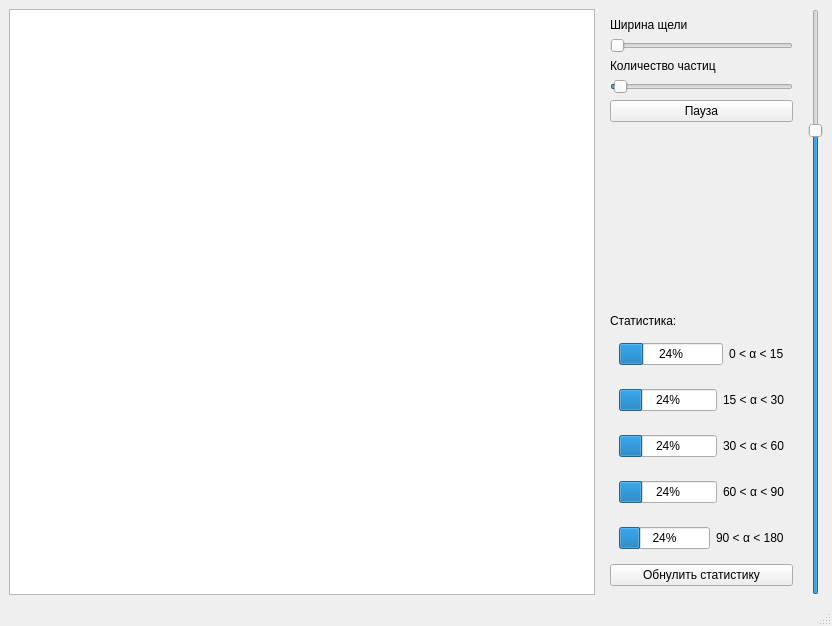
<?xml version="1.0" encoding="UTF-8"?>
<ui version="4.0">
 <class>MainWindow</class>
 <widget class="QMainWindow" name="MainWindow">
  <property name="geometry">
   <rect>
    <x>0</x>
    <y>0</y>
    <width>832</width>
    <height>626</height>
   </rect>
  </property>
  <property name="sizePolicy">
   <sizepolicy hsizetype="Preferred" vsizetype="Preferred">
    <horstretch>50</horstretch>
    <verstretch>50</verstretch>
   </sizepolicy>
  </property>
  <property name="windowTitle">
   <string>MainWindow</string>
  </property>
  <widget class="QWidget" name="centralwidget">
   <layout class="QHBoxLayout" name="horizontalLayout_2">
    <item>
     <layout class="QHBoxLayout" name="mainLayout">
      <item>
       <layout class="QVBoxLayout" name="canvasLayout">
        <item>
         <widget class="QGraphicsView" name="graphicsView"/>
        </item>
       </layout>
      </item>
      <item>
       <widget class="QWidget" name="verticalWidget" native="true">
        <property name="sizePolicy">
         <sizepolicy hsizetype="Maximum" vsizetype="Preferred">
          <horstretch>0</horstretch>
          <verstretch>0</verstretch>
         </sizepolicy>
        </property>
        <layout class="QVBoxLayout" name="panelLayout">
         <item>
          <widget class="QLabel" name="label">
           <property name="sizePolicy">
            <sizepolicy hsizetype="MinimumExpanding" vsizetype="Preferred">
             <horstretch>0</horstretch>
             <verstretch>0</verstretch>
            </sizepolicy>
           </property>
           <property name="layoutDirection">
            <enum>Qt::LeftToRight</enum>
           </property>
           <property name="frameShadow">
            <enum>QFrame::Plain</enum>
           </property>
           <property name="lineWidth">
            <number>3</number>
           </property>
           <property name="text">
            <string>Ширина щели</string>
           </property>
           <property name="textFormat">
            <enum>Qt::PlainText</enum>
           </property>
           <property name="scaledContents">
            <bool>true</bool>
           </property>
           <property name="margin">
            <number>5</number>
           </property>
          </widget>
         </item>
         <item>
          <widget class="QSlider" name="slotSlider">
           <property name="minimum">
            <number>5</number>
           </property>
           <property name="maximum">
            <number>100</number>
           </property>
           <property name="orientation">
            <enum>Qt::Horizontal</enum>
           </property>
          </widget>
         </item>
         <item>
          <widget class="QLabel" name="label_2">
           <property name="text">
            <string>Количество частиц</string>
           </property>
          </widget>
         </item>
         <item>
          <widget class="QSlider" name="countSlider">
           <property name="minimum">
            <number>1</number>
           </property>
           <property name="maximum">
            <number>200</number>
           </property>
           <property name="value">
            <number>5</number>
           </property>
           <property name="orientation">
            <enum>Qt::Horizontal</enum>
           </property>
          </widget>
         </item>
         <item>
          <widget class="QPushButton" name="pauseButton">
           <property name="text">
            <string>Пауза</string>
           </property>
          </widget>
         </item>
         <item>
          <spacer name="verticalSpacer_2">
           <property name="orientation">
            <enum>Qt::Vertical</enum>
           </property>
           <property name="sizeHint" stdset="0">
            <size>
             <width>20</width>
             <height>40</height>
            </size>
           </property>
          </spacer>
         </item>
         <item>
          <layout class="QVBoxLayout" name="verticalLayout">
           <item>
            <widget class="QLabel" name="label_8">
             <property name="text">
              <string>Статистика:</string>
             </property>
            </widget>
           </item>
           <item>
            <widget class="QWidget" name="horizontalWidget" native="true">
             <layout class="QHBoxLayout" name="horizontalLayout">
              <item>
               <widget class="QProgressBar" name="progressBar0">
                <property name="sizePolicy">
                 <sizepolicy hsizetype="Minimum" vsizetype="Fixed">
                  <horstretch>0</horstretch>
                  <verstretch>0</verstretch>
                 </sizepolicy>
                </property>
                <property name="value">
                 <number>24</number>
                </property>
               </widget>
              </item>
              <item>
               <widget class="QLabel" name="label_4">
                <property name="sizePolicy">
                 <sizepolicy hsizetype="Fixed" vsizetype="Fixed">
                  <horstretch>0</horstretch>
                  <verstretch>0</verstretch>
                 </sizepolicy>
                </property>
                <property name="text">
                 <string>0 &lt; α &lt; 15</string>
                </property>
               </widget>
              </item>
             </layout>
            </widget>
           </item>
           <item>
            <widget class="QWidget" name="horizontalWidget" native="true">
             <layout class="QHBoxLayout" name="horizontalLayout_3">
              <item>
               <widget class="QProgressBar" name="progressBar_3">
                <property name="sizePolicy">
                 <sizepolicy hsizetype="Minimum" vsizetype="Fixed">
                  <horstretch>0</horstretch>
                  <verstretch>0</verstretch>
                 </sizepolicy>
                </property>
                <property name="value">
                 <number>24</number>
                </property>
               </widget>
              </item>
              <item>
               <widget class="QLabel" name="label_5">
                <property name="sizePolicy">
                 <sizepolicy hsizetype="Fixed" vsizetype="Fixed">
                  <horstretch>0</horstretch>
                  <verstretch>0</verstretch>
                 </sizepolicy>
                </property>
                <property name="text">
                 <string>15 &lt; α &lt; 30</string>
                </property>
               </widget>
              </item>
             </layout>
            </widget>
           </item>
           <item>
            <widget class="QWidget" name="horizontalWidget_2" native="true">
             <layout class="QHBoxLayout" name="horizontalLayout_4">
              <item>
               <widget class="QProgressBar" name="progressBar_2">
                <property name="value">
                 <number>24</number>
                </property>
               </widget>
              </item>
              <item>
               <widget class="QLabel" name="label_3">
                <property name="text">
                 <string>30 &lt; α &lt; 60</string>
                </property>
               </widget>
              </item>
             </layout>
            </widget>
           </item>
           <item>
            <widget class="QWidget" name="horizontalWidget_3" native="true">
             <layout class="QHBoxLayout" name="horizontalLayout_5">
              <item>
               <widget class="QProgressBar" name="progressBar">
                <property name="value">
                 <number>24</number>
                </property>
               </widget>
              </item>
              <item>
               <widget class="QLabel" name="label_6">
                <property name="text">
                 <string>60 &lt; α &lt; 90</string>
                </property>
               </widget>
              </item>
             </layout>
            </widget>
           </item>
           <item>
            <widget class="QWidget" name="horizontalWidget_4" native="true">
             <layout class="QHBoxLayout" name="horizontalLayout_6">
              <item>
               <widget class="QProgressBar" name="progressBar_4">
                <property name="value">
                 <number>24</number>
                </property>
               </widget>
              </item>
              <item>
               <widget class="QLabel" name="label_7">
                <property name="sizePolicy">
                 <sizepolicy hsizetype="Fixed" vsizetype="Fixed">
                  <horstretch>0</horstretch>
                  <verstretch>0</verstretch>
                 </sizepolicy>
                </property>
                <property name="text">
                 <string>90 &lt; α &lt; 180</string>
                </property>
               </widget>
              </item>
             </layout>
            </widget>
           </item>
          </layout>
         </item>
         <item>
          <widget class="QPushButton" name="wipeButton">
           <property name="text">
            <string>Обнулить статистику</string>
           </property>
          </widget>
         </item>
        </layout>
       </widget>
      </item>
     </layout>
    </item>
    <item>
     <widget class="QSlider" name="speedSlider">
      <property name="minimum">
       <number>0</number>
      </property>
      <property name="maximum">
       <number>499</number>
      </property>
      <property name="value">
       <number>399</number>
      </property>
      <property name="orientation">
       <enum>Qt::Vertical</enum>
      </property>
     </widget>
    </item>
   </layout>
  </widget>
  <widget class="QMenuBar" name="menubar">
   <property name="geometry">
    <rect>
     <x>0</x>
     <y>0</y>
     <width>832</width>
     <height>23</height>
    </rect>
   </property>
  </widget>
  <widget class="QStatusBar" name="statusbar"/>
 </widget>
 <resources/>
 <connections/>
</ui>
